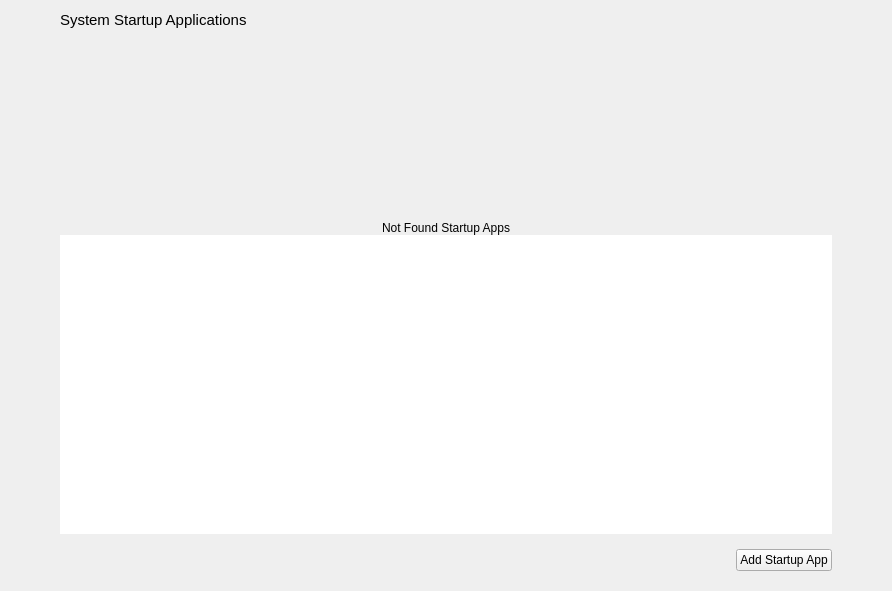
<?xml version="1.0" encoding="UTF-8"?>
<ui version="4.0">
 <class>StartupAppsPage</class>
 <widget class="QWidget" name="StartupAppsPage">
  <property name="geometry">
   <rect>
    <x>0</x>
    <y>0</y>
    <width>892</width>
    <height>591</height>
   </rect>
  </property>
  <property name="windowTitle">
   <string>Startup Apps</string>
  </property>
  <layout class="QGridLayout" name="gridLayout">
   <property name="leftMargin">
    <number>0</number>
   </property>
   <property name="topMargin">
    <number>0</number>
   </property>
   <property name="rightMargin">
    <number>0</number>
   </property>
   <property name="bottomMargin">
    <number>0</number>
   </property>
   <property name="spacing">
    <number>0</number>
   </property>
   <item row="0" column="0">
    <widget class="QWidget" name="widgetStartupApps" native="true">
     <property name="sizePolicy">
      <sizepolicy hsizetype="Preferred" vsizetype="Expanding">
       <horstretch>0</horstretch>
       <verstretch>0</verstretch>
      </sizepolicy>
     </property>
     <property name="cursor">
      <cursorShape>ArrowCursor</cursorShape>
     </property>
     <property name="styleSheet">
      <string notr="true"/>
     </property>
     <layout class="QGridLayout" name="gridLayout_2">
      <property name="leftMargin">
       <number>60</number>
      </property>
      <property name="topMargin">
       <number>10</number>
      </property>
      <property name="rightMargin">
       <number>60</number>
      </property>
      <property name="bottomMargin">
       <number>20</number>
      </property>
      <property name="spacing">
       <number>5</number>
      </property>
      <item row="0" column="1">
       <spacer name="horizontalSpacer">
        <property name="orientation">
         <enum>Qt::Horizontal</enum>
        </property>
        <property name="sizeHint" stdset="0">
         <size>
          <width>40</width>
          <height>20</height>
         </size>
        </property>
       </spacer>
      </item>
      <item row="5" column="2">
       <widget class="QPushButton" name="btnAddStartupApp">
        <property name="sizePolicy">
         <sizepolicy hsizetype="Fixed" vsizetype="Fixed">
          <horstretch>0</horstretch>
          <verstretch>0</verstretch>
         </sizepolicy>
        </property>
        <property name="font">
         <font>
          <family>Ubuntu</family>
         </font>
        </property>
        <property name="cursor">
         <cursorShape>PointingHandCursor</cursorShape>
        </property>
        <property name="focusPolicy">
         <enum>Qt::NoFocus</enum>
        </property>
        <property name="accessibleName">
         <string notr="true">primary</string>
        </property>
        <property name="styleSheet">
         <string notr="true"/>
        </property>
        <property name="text">
         <string>Add Startup App</string>
        </property>
       </widget>
      </item>
      <item row="0" column="0" alignment="Qt::AlignLeft">
       <widget class="QLabel" name="lblStartupAppsTitle">
        <property name="font">
         <font>
          <family>Ubuntu</family>
          <pointsize>11</pointsize>
          <italic>false</italic>
         </font>
        </property>
        <property name="accessibleName">
         <string/>
        </property>
        <property name="styleSheet">
         <string notr="true"/>
        </property>
        <property name="text">
         <string notr="true">System Startup Applications</string>
        </property>
       </widget>
      </item>
      <item row="4" column="0" colspan="3">
       <spacer name="verticalSpacer_2">
        <property name="orientation">
         <enum>Qt::Vertical</enum>
        </property>
        <property name="sizeType">
         <enum>QSizePolicy::Fixed</enum>
        </property>
        <property name="sizeHint" stdset="0">
         <size>
          <width>20</width>
          <height>10</height>
         </size>
        </property>
       </spacer>
      </item>
      <item row="1" column="0" colspan="3">
       <widget class="QWidget" name="verticalWidget" native="true">
        <layout class="QVBoxLayout" name="verticalLayout">
         <property name="spacing">
          <number>0</number>
         </property>
         <property name="leftMargin">
          <number>0</number>
         </property>
         <property name="topMargin">
          <number>0</number>
         </property>
         <property name="rightMargin">
          <number>0</number>
         </property>
         <property name="bottomMargin">
          <number>0</number>
         </property>
         <item>
          <widget class="QWidget" name="notFoundWidget" native="true">
           <property name="sizePolicy">
            <sizepolicy hsizetype="Preferred" vsizetype="Expanding">
             <horstretch>0</horstretch>
             <verstretch>0</verstretch>
            </sizepolicy>
           </property>
           <property name="minimumSize">
            <size>
             <width>0</width>
             <height>200</height>
            </size>
           </property>
           <property name="maximumSize">
            <size>
             <width>16777215</width>
             <height>200</height>
            </size>
           </property>
           <property name="styleSheet">
            <string notr="true"/>
           </property>
           <layout class="QVBoxLayout" name="notFoundLayout">
            <property name="spacing">
             <number>0</number>
            </property>
            <property name="leftMargin">
             <number>0</number>
            </property>
            <property name="topMargin">
             <number>0</number>
            </property>
            <property name="rightMargin">
             <number>0</number>
            </property>
            <property name="bottomMargin">
             <number>0</number>
            </property>
            <item alignment="Qt::AlignHCenter|Qt::AlignBottom">
             <widget class="QLabel" name="lblNotFound">
              <property name="text">
               <string>Not Found Startup Apps</string>
              </property>
             </widget>
            </item>
           </layout>
          </widget>
         </item>
         <item>
          <widget class="QListWidget" name="listWidgetStartup">
           <property name="focusPolicy">
            <enum>Qt::NoFocus</enum>
           </property>
           <property name="frameShape">
            <enum>QFrame::NoFrame</enum>
           </property>
           <property name="horizontalScrollBarPolicy">
            <enum>Qt::ScrollBarAlwaysOff</enum>
           </property>
           <property name="editTriggers">
            <set>QAbstractItemView::EditKeyPressed</set>
           </property>
           <property name="selectionMode">
            <enum>QAbstractItemView::NoSelection</enum>
           </property>
           <property name="selectionBehavior">
            <enum>QAbstractItemView::SelectRows</enum>
           </property>
           <property name="resizeMode">
            <enum>QListView::Adjust</enum>
           </property>
           <property name="layoutMode">
            <enum>QListView::Batched</enum>
           </property>
           <property name="spacing">
            <number>5</number>
           </property>
           <property name="uniformItemSizes">
            <bool>true</bool>
           </property>
          </widget>
         </item>
        </layout>
       </widget>
      </item>
     </layout>
    </widget>
   </item>
  </layout>
 </widget>
 <resources/>
 <connections/>
</ui>
